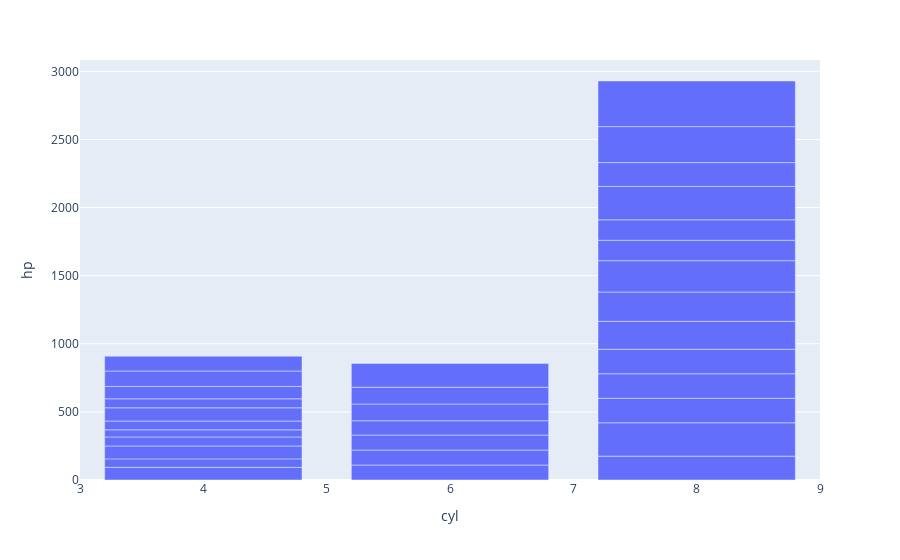

This figure's notebook cell:
### Code cell
fig.show()

### Figure 1 — Plotly figure (JSON) as saved in the notebook; plotly's stock layout.template omitted (floating-point values rounded to 4 significant figures)
{"data": [{"alignmentgroup": "True", "hovertemplate": "cyl=%{x}<br>hp=%{y}<extra></extra>", "legendgroup": "", "marker": {"color": "#636efa", "pattern": {"shape": ""}}, "name": "", "offsetgroup": "", "orientation": "v", "showlegend": false, "textposition": "auto", "type": "bar", "x": [6, 6, 4, 6, 8, 6, 8, 4, 4, 6, 6, 8, 8, 8, 8, 8, 8, 4, 4, 4, 4, 8, 8, 8, 8, 4, 4, 4, 8, 6, 8, 4], "xaxis": "x", "y": [110, 110, 93, 110, 175, 105, 245, 62, 95, 123, 123, 180, 180, 180, 205, 215, 230, 66, 52, 65, 97, 150, 150, 245, 175, 66, 91, 113, 264, 175, 335, 109], "yaxis": "y"}], "layout": {"autosize": true, "barmode": "relative", "legend": {"tracegroupgap": 0}, "margin": {"t": 60}, "xaxis": {"anchor": "y", "autorange": true, "domain": [0, 1], "range": [3, 9], "title": {"text": "cyl"}, "type": "linear"}, "yaxis": {"anchor": "x", "autorange": true, "domain": [0, 1], "range": [0, 3083.0], "title": {"text": "hp"}, "type": "linear"}}}
